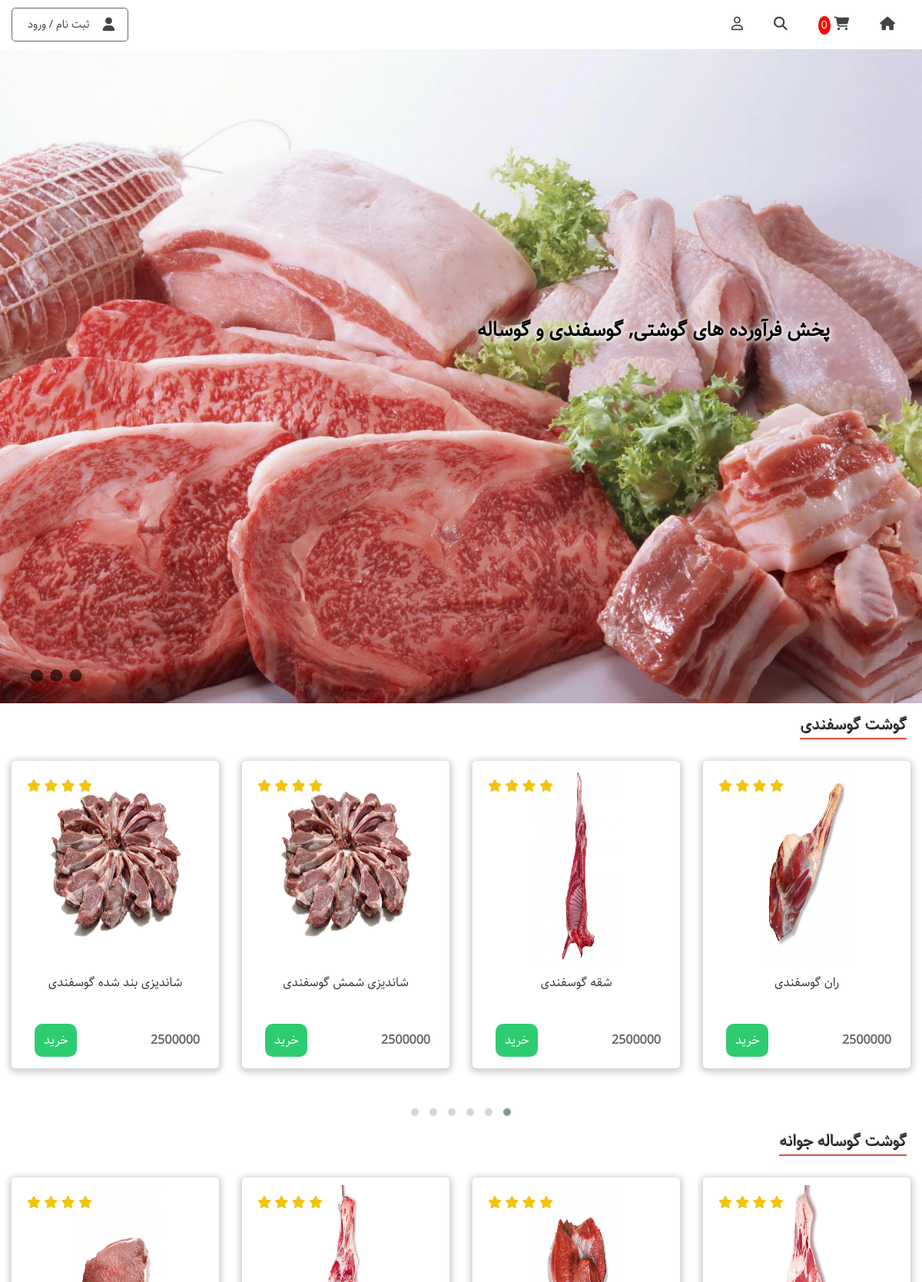
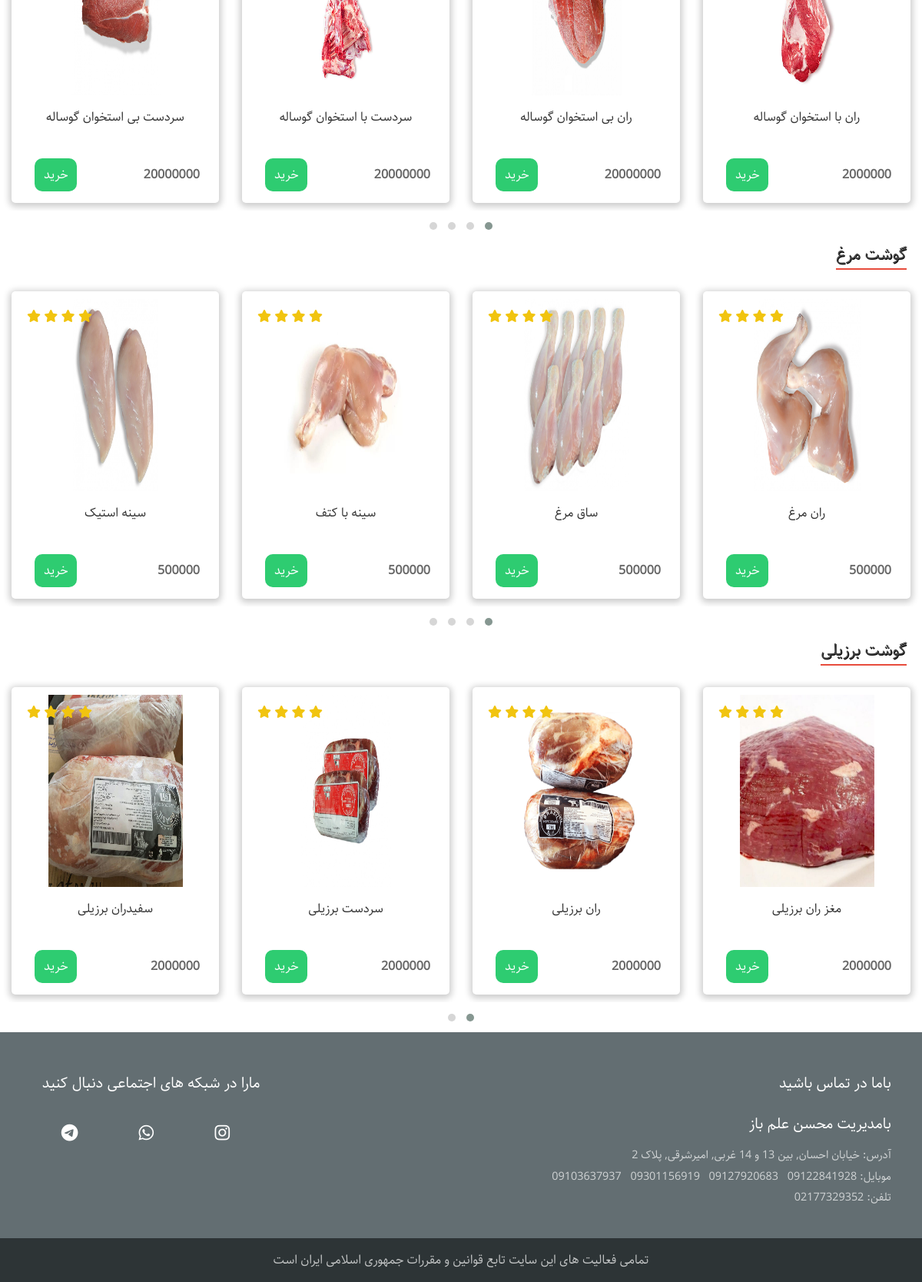
Page /show/ on the committed database (2 pictures, top to bottom).
### showmeat/models.py (models this page shows, shortened)
class Meat(models.Model):
    category = models.ForeignKey(Category, on_delete=models.SET_NULL, related_name='meatcat', null=True, verbose_name='دسته بندی')
    name = models.CharField(max_length=60, blank=False, null=False, verbose_name='نام')
    slug = models.CharField(max_length=100, unique=True, blank=False, null=False, verbose_name='آدرس')
    price = MoneyField(max_digits=14, decimal_places=0, default_currency='IRR', verbose_name='قیمت')
    inventory = models.PositiveIntegerField(default=0, verbose_name='موجودی به کیلو')
    description = models.TextField(blank=True, null=True, verbose_name='توضیحات')
    image = models.ImageField(upload_to='media', verbose_name='تصویر')
    showed = models.BooleanField(default=True, verbose_name='وضعیت نمایش')
    added = models.DateTimeField(auto_now_add=True, verbose_name='زمان اضافه شدن به سیستم')
    updated = models.DateTimeField(auto_now=True, verbose_name='زمان به روز رسانی')
    class Meta:
        verbose_name = 'گوشت'
        verbose_name_plural = 'گوشتها'
    def jadded(self):
        return jalali_converter(self.added)
    jadded.short_description = 'زمان اضافه شدن به سیستم'
    def jupdated(self):
        return jalali_converter(self.updated)
    jupdated.short_description = 'زمان به روز رسانی'
    def image_thumbnail(self):
        return format_html("<img width=100 height=75 src='{}'>".format(self.image.url))
    image_thumbnail.short_description = 'تصویر'
    objects = MeatManager()

### showmeat/views.py (the view)
# urls.py: path('', ShowMeats.as_view(), name='home'),
class ShowMeats(ListView):
    template_name = 'home.html'
    queryset = ''

### cart/context_processors.py (called while the page is built)
def get_items_len(request):
    if request.user.is_authenticated:
        customer = request.user
        try:
            order = Order.objects.get(customer=customer, complete=False)
            items = order.orderitem.all()
        except:
            order = []
            items = []
    else:
        items = []
        order = []
    context = {'lenitems': len(items)}
    return context

### showmeat/models.py (called while the page is built)
    def meatshow(self):
        return self.filter(showed=True)

    def catshow(self):
        return self.filter(showed=True)

### showmeat/templatetags/base_tags.py (called while the page is built)
@register.inclusion_tag('partials/show_brezili_tag.html')
def show_brezili_tag():
    qs = Category.objects.catshow()
    for cat in qs:
        if cat.name == 'گوشت برزیلی':
            cat = cat.meatcat.meatshow()
            return {'brezilicat': cat}

@register.inclusion_tag('partials/show_goosaleh_javaneh_tag.html')
def show_goosaleh_javaneh_tag():
    qs = Category.objects.catshow()
    for cat in qs:
        if cat.name == 'گوشت گوساله جوانه':
            return {'goosaleh_javaneh': cat.meatcat.meatshow()}

@register.inclusion_tag('partials/show_goosfandi_tag.html')
def show_goosfandi_tag():
    qs = Category.objects.catshow()
    for cat in qs:
        if cat.name == 'گوشت گوسفندی':
            return {'goosfandi': cat.meatcat.meatshow()}

@register.inclusion_tag('partials/show_morgh_tag.html')
def show_morgh_tag():
    qs = Category.objects.catshow()
    for cat in qs:
        if cat.name == 'گوشت مرغ':
            return {'morgh': cat.meatcat.meatshow()}

### templates/home.html
{% extends 'base.html' %}
{% load static %}
{% load base_tags %}
{% block content %}
    {% show_goosfandi_tag %}
	{% show_goosaleh_javaneh_tag %}
	{% show_morgh_tag %}
	{% show_brezili_tag %}
{% endblock content %}

### templates/partials/show_goosfandi_tag.html (shortened to what this page needs)
<section class=dragable-list>
    <div class="title">
        <span> گوشت گوسفندی </span>
    </div>
    <div id="owl-product-gog" class="owl-carousel owl-theme">
    {% for gog in goosfandi %}
        <div class="item">
            <div class="shopping-card">
                <div class="img-sec">
                    <img src="{{gog.image.url}}">
                    <div class="stars">
                        <i class="fas fa-star"></i>
                        <i class="fas fa-star"></i>
                        <i class="fas fa-star"></i>
                        <i class="fas fa-star"></i>
                    </div>
                </div>
                <div class="title">{{gog.name}}</div>
                <div class="buttons">
                    <div class="right">
                        <span class="price">{{gog.price}}</span>
                    </div>
                    <div class="left">
                        <div class="extend-btn">
                            <a class="b-text" href="{% url 'meat:detail-view' gog.slug %}"> خرید </a>
                        </div>
                    </div>
                </div>
            </div>
        </div>
    {% endfor %}
    </div>
</section>

### templates/partials/show_goosaleh_javaneh_tag.html (shortened to what this page needs)
<section class=dragable-list>
    <div class="title">
        <span> گوشت گوساله جوانه </span>
    </div>
    <div id="owl-product-gj" class="owl-carousel owl-theme">
    {% for gj in goosaleh_javaneh %}
        <div class="item">
            <div class="shopping-card">
                <div class="img-sec">
                    <img src="{{gj.image.url}}">
                    <div class="stars">
                        <i class="fas fa-star"></i>
                        <i class="fas fa-star"></i>
                        <i class="fas fa-star"></i>
                        <i class="fas fa-star"></i>
                    </div>
                </div>
                <div class="title">{{gj.name}}</div>
                <div class="buttons">
                    <div class="right">
                        <span class="price">{{gj.price}}</span>
                    </div>
                    <div class="left">
                        <div class="extend-btn">
                            <a class="b-text" href="{% url 'meat:detail-view' gj.slug %}"> خرید </a>
                        </div>
                    </div>
                </div>
            </div>
        </div>
    {% endfor %}
    </div>
</section>

### templates/partials/show_morgh_tag.html
<section class=dragable-list>
    <div class="title">
        <span> گوشت مرغ </span>
    </div>
    <div id="owl-product-mo" class="owl-carousel owl-theme">
    {% for mo in morgh %}
        <div class="item">
            <div class="shopping-card">
                <div class="img-sec">
                    <img src="{{mo.image.url}}">
                    <div class="stars">
                        <i class="fas fa-star"></i>
                        <i class="fas fa-star"></i>
                        <i class="fas fa-star"></i>
                        <i class="fas fa-star"></i>
                    </div>
                </div>
                <div class="title">{{mo.name}}</div>
                <div class="buttons">
                    <div class="right">
                        <span class="price">{{mo.price}}</span>
                    </div>
                    <div class="left">
                        <div class="extend-btn">
                            <a class="b-text" href="{% url 'meat:detail-view' mo.slug %}"> خرید </a>
                        </div>
                    </div>
                </div>
            </div>
        </div>
    {% endfor %}
    </div>
</section>

### templates/partials/show_brezili_tag.html
<section class=dragable-list>
    <div class="title">
        <span> گوشت برزیلی </span>
    </div>
    <div id="owl-product-brg" class="owl-carousel owl-theme">
    {% for brg in brezilicat %}
        <div class="item">
            <div class="shopping-card">
                <div class="img-sec">
                    <img src="{{brg.image.url}}">
                    <div class="stars">
                        <i class="fas fa-star"></i>
                        <i class="fas fa-star"></i>
                        <i class="fas fa-star"></i>
                        <i class="fas fa-star"></i>
                    </div>
                </div>
                <div class="title">{{brg.name}}</div>
                <div class="buttons">
                    <div class="right">
                        <span class="price">{{brg.price}}</span>
                    </div>
                    <div class="left">
                        <div class="extend-btn">
                            <a class="b-text" href="{% url 'meat:detail-view' brg.slug %}"> خرید </a>
                        </div>
                    </div>
                </div>
            </div>
        </div>
    {% endfor %}
    </div>
</section>

### static/web/css/main.css (style rules this page uses)
* { direction: rtl; font-family: Sahel; box-sizing: border-box; }
body { font-size: 16px; margin: 0px; }
a { text-decoration: none; }

### static/web/css/home.css (style rules this page uses)
.shopping-card { text-align: center; box-shadow: 0px 2px 8px 3px rgba(0, 0, 0, 0.2); margin: 10px 15px; border-radius: 5px; padding: 10px; }
.shopping-card .img-sec { position: relative; }
.shopping-card .title { color: #333; margin: 15px; }
.shopping-card .buttons { display: flex; justify-content: space-between; align-items: center; padding: 5px 15px; }
.shopping-card .img-sec img { width: 60%; height:250px; }
.shopping-card .img-sec .stars { position: absolute; left: 10px; top: 10px; color: #f1c40f; }
.shopping-card .buttons .left { display: flex; }
.shopping-card .buttons .right .price { color: #666; font-weight: bold; }
.shopping-card .buttons .left .extend-btn { display: flex; margin-left: 5px; align-items: center; justify-content: space-between; color: white; background-color: #2ecc71; width: 100%; padding: 8px 12px; border-radius: 10px; cursor: pointer; transition: 0.75s; }
.shopping-card .buttons .left .extend-btn .b-text { color: white; }
.dragable-list img { width: 70% !important; margin: auto; }
.dragable-list .title span { font-size: 1.3em; color: #444; border-bottom: 2px solid #e74c3c; text-shadow: 1px 1px black; }
.dragable-list .title { padding: 0px 20px; padding-bottom: 20px; }

### rows in the picture
Meat: image (picture), name "شاندیزی بند شده گوسفندی", price "2500000"
Meat: image (picture), name "شاندیزی شمش گوسفندی", price "2500000"
Meat: image (picture), name "شقه گوسفندی", price "2500000"
Meat: image (picture), name "ران گوسفندی", price "2500000"
Meat: image (picture), name "سردست بی استخوان گوساله", price "20000000"
Meat: image (picture), name "سردست با استخوان گوساله", price "20000000"
Meat: image (picture), name "ران بی استخوان گوساله", price "20000000"
Meat: image (picture), name "ران با استخوان گوساله", price "2000000"
Meat: image (picture), name "سینه استیک", price "500000"
Meat: image (picture), name "سینه با کتف", price "500000"
Meat: image (picture), name "ساق مرغ", price "500000"
Meat: image (picture), name "ران مرغ", price "500000"
Meat: image (picture), name "سفیدران برزیلی", price "2000000"
Meat: image (picture), name "سردست برزیلی", price "2000000"
Meat: image (picture), name "ران برزیلی", price "2000000"
Meat: image (picture), name "مغز ران برزیلی", price "2000000"

### other values in the picture
{{ lenitems }} "0"
